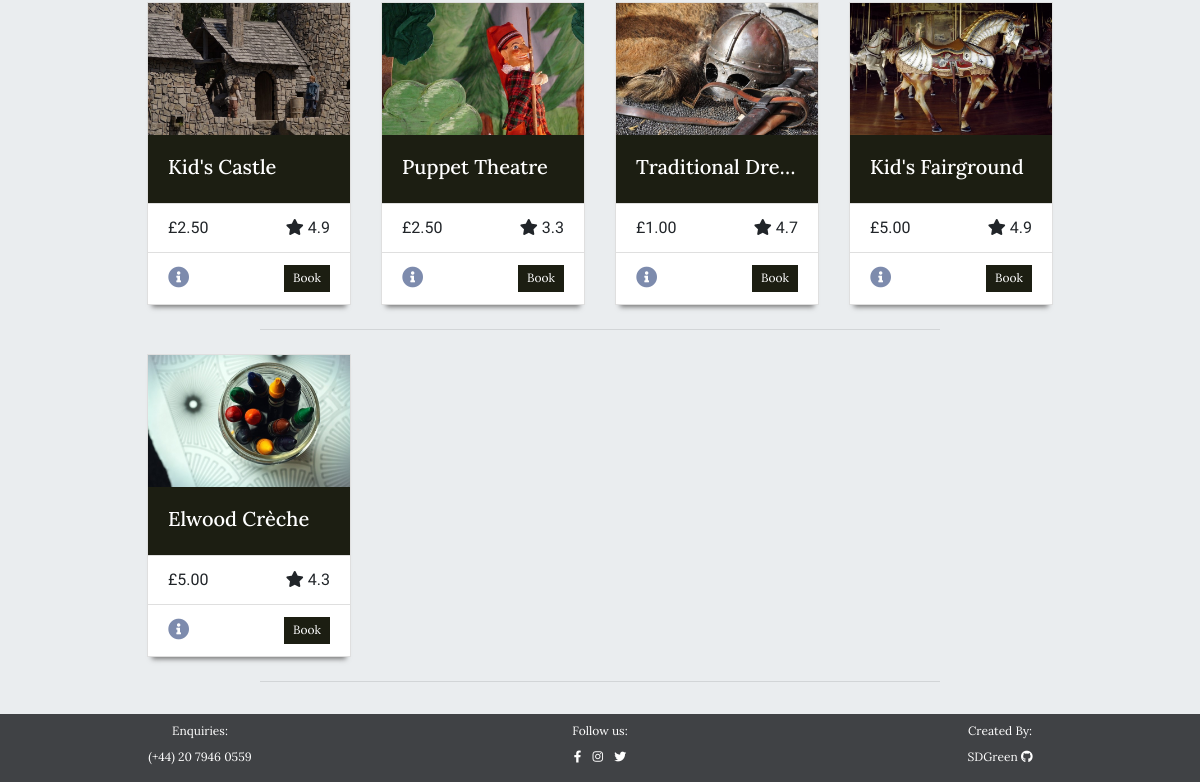
The app's page /events/ (lower part), older data.
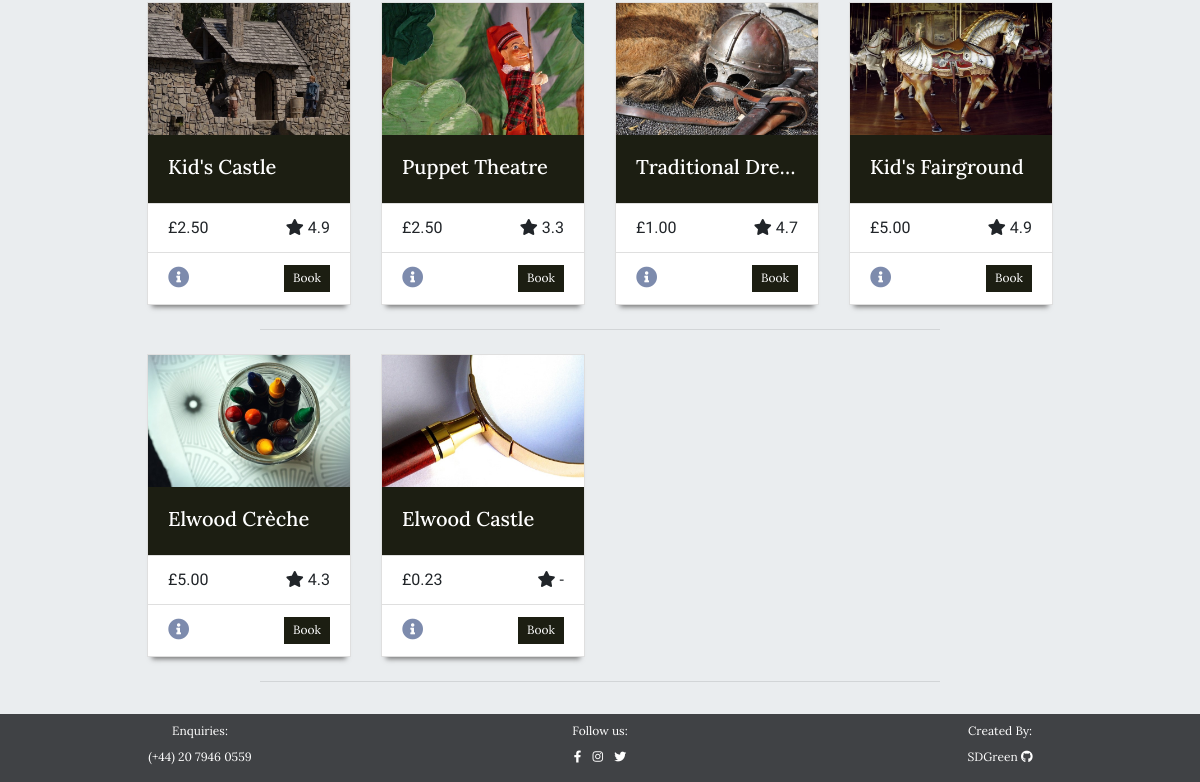
The same page, newer data.
### events/models.py (models this page shows, shortened)
class Event(models.Model):
    category = models.ForeignKey('Category', null=True, blank=True,
                                 on_delete=models.SET_NULL)
    name = models.CharField(max_length=254)
    description = models.TextField()
    price = models.DecimalField(max_digits=8, decimal_places=2, blank=False)
    start_time = models.TimeField()
    rating = models.DecimalField(max_digits=2, decimal_places=1, null=True,
                                 blank=True)
    day_ticket_limit = models.PositiveIntegerField(blank=False,
                                                   validators=[
                                                      MaxValueValidator(200)
                                                    ])
    supervision = models.BooleanField(default=True, null=True, blank=True)
    age_restricted = models.BooleanField(default=True, null=True, blank=False)
    image = models.ImageField(null=True, blank=True)

### events/views.py (the view, shortened to what this page needs)
# urls.py: path('', views.all_events, name='events'),
def all_events(request):
    events = Event.objects.all()
    categories = Category.objects.all()
    selected_category = None
    query = None
    sort = None
    direction = None
    if request.method == "GET":
        if "q" in request.GET:
            query = request.GET['q']
            filters = (Q(name__icontains=query) |
                       Q(description__icontains=query) |
                       Q(category__friendly_name__icontains=query))
            events = events.filter(filters)
    template = 'events/events.html'
    context = {
        'events': events,
        'categories': categories,
        'query': query,
        'selected_category': selected_category,
    }
    return render(request, template, context)

### basket/contexts.py (called while the page is built, shortened)
def basket_items(request):
    basket_items = []
    total = 0
    basket = request.session.get('basket', {})
    context = {
        'basket_items': basket_items,
        'total': total,
    }
    return context

### events/templates/events/events.html (shortened to what this page needs)
{% extends 'base.html' %}
{% load static %}
{% block content %}
<div id="small-page">
<div class="container-fluid color-overlay">
    <div class="row mx-auto guttered pb-2">
        {% for event in events %}
        <div class="col-sm-6 col-md-6 col-lg-4 col-xl-3 mb-2">
            <div class="card rounded-0 below-shadow">
                <a href="{% url 'event_info' event.id %}">
                    {% if event.image %}
                        <img class="card-img-top rounded-0" src="{{ event.image.url }}" alt="{{event.name}} card image">
                    {% else %}
                        <img class="card-img-top rounded-0" src="{{ MEDIA_URL }}no-image.jpg" alt="missing image">
                    {% endif %}
                    <div class="card-body card-body-title body-text">
                        <h5 class="heading-text">{{ event.name }}</h5>
                    </div>
                </a>
                <ul class="list-group d-none d-lg-flex list-group-flush body-text text-m">
                    <li class="list-group-item">
                        <span>£{{event.price}}</span>
                        {% if event.rating %}
                            <span class="float-right">
                                <i class="fas fa-star"></i> {{event.rating}}
                            </span>
                        {% else %}
                            <span class="float-right">
                                <i class="fas fa-star"></i> -
                            </span>
                        {% endif %}
                    </li>
                </ul>
                <div class="card-body justify-content-between">
                    <a href="{% url 'event_info' event.id %}" class="card-link">
                        <i class="fas fa-lg fa-info-circle"></i>
                    </a>
                    <a href="{% url 'book_event' event.id %}" class=" float-right s-btn button heading-text">Book</a>
                </div>
            </div>
        </div>
        {% if forloop.counter|divisibleby:4 %}
        <div class="col-12 d-none d-xl-block mb-2">
            <hr class="short-hr">
        </div>
        {% endif %}
        {% if forloop.revcounter == 1 %}
        <div class="col-12 d-none d-sm-block mb-2">
            <hr class="short-hr">
        </div>
        {% endif %}
        {% endfor %}
    </div>
</div>
</div>
{% endblock %}

Row changes from the older to the newer data that the page shows:
added Event: name "Elwood Castle", price "0.23"
